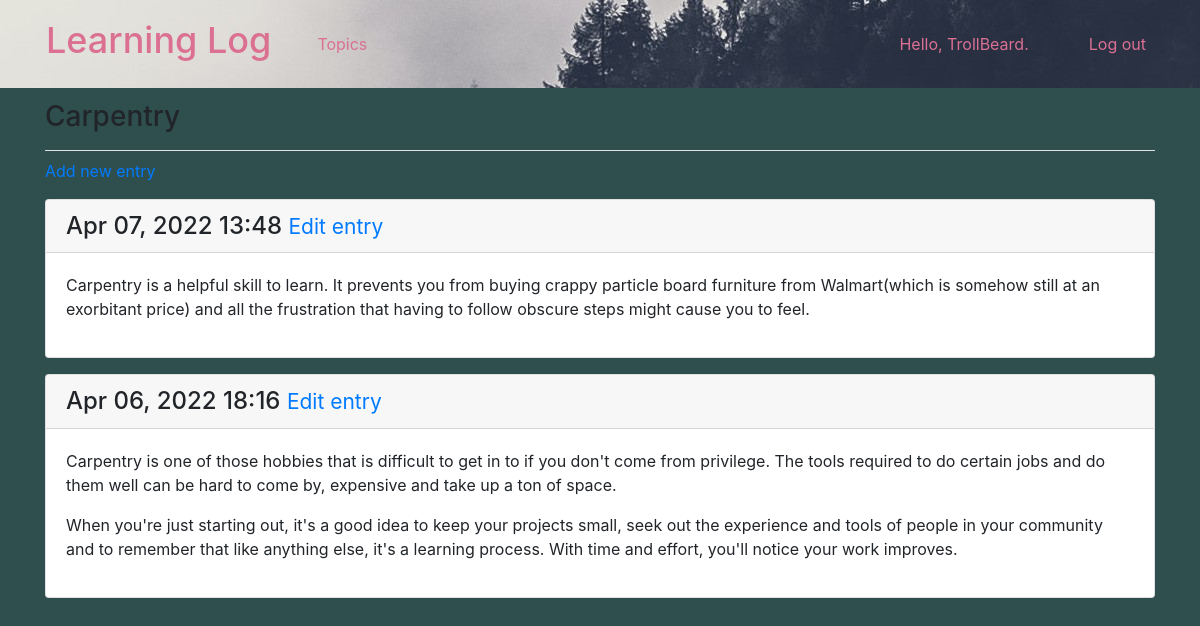
The page /topics/2/ (signed in) on the database its author committed.
### learning_logs/models.py (models this page shows, shortened)
class Topic(models.Model):
	text = models.CharField(max_length = 200)
	date_added = models.DateTimeField(auto_now_add = True)
	owner = models.ForeignKey(User, on_delete=models.CASCADE)
	def __str__(self):
		return self.text

class Entry(models.Model):
	topic = models.ForeignKey(Topic, on_delete=models.CASCADE)
	text = models.TextField()
	date_added = models.DateTimeField(auto_now_add=True)
	class Meta:
		verbose_name_plural = 'entries'

### learning_logs/views.py (the view)
# urls.py: path('topics/<int:topic_id>/', views.topic, name='topic'),
@login_required
def topic(request, topic_id):
	topic = Topic.objects.get(id=topic_id)
	if topic.owner != request.user:
		raise Http404
	entries = topic.entry_set.order_by('-date_added')
	context = {'topic': topic, 'entries' :entries}
	return render(request, 'learning_logs/topic.html', context)

### learning_logs/templates/learning_logs/topic.html
{% extends 'learning_logs/base.html' %}
{% block page_header %}
  <h3>{{topic}}</h3>
{% endblock page_header %}
{% block content %}
  <p>
  	<a href="{% url 'learning_logs:new_entry' topic.id %}">Add new entry</a>
  </p>
  {% for entry in entries %}
    <div class="card mb-3">
      <h4 class="card-header">
        {{ entry.date_added|date:'M d, Y H:i' }}
        <small><a href="{% url 'learning_logs:edit_entry' entry.id %}">Edit entry</a></small>
      </h4>
      <div class="card-body">
        {{ entry.text|linebreaks }}
      </div>
    </div>
  {% empty %}
    <p>There are no entries for this topic yet.</p>
  {% endfor %}
{% endblock content %}

### learning_logs/templates/learning_logs/base.html (shortened to what this page needs)
{% load bootstrap4 %}
{% load static %}
<!doctype html>
<html lang="en">
<head>
<link rel="stylesheet" type="text/css" href="{% static 'learning_logs/custom.css' %}">
  {% bootstrap_css %}
</head>
<body>
  <nav class="navbar navbar-expand-md navbar-light bg-light mb-1 mynav">
	<a class="navbar-brand h1" style="color:palevioletred;font-size:36px" href="{% url 'learning_logs:index' %}">
	Learning Log </a>
   <div class="collapse navbar-collapse" id="navbarCollapse">
   	<ul class="navbar-nav mr-auto">
   	  <li class="nav-item">
   	  	<a class="nav-link" href="{% url 'learning_logs:topics'%}">
   	  	Topics</a></li>
   	</ul>
   	<ul class="navbar-nav ml-auto">
   	  {% if user.is_authenticated %}
   	   <li class="nav-item">
   	   	 <span class="navbar-text" style="color:palevioletred">Hello, {{ user.username }}.</span>
   	   </li>
   	   <li class="nav-item">
   	   	 <a class="nav-link" href="{% url 'users:logout' %}">Log out</a>
   	   </li>
   	  {% else %}
   	    <li class="nav-item">
   	      <a class="nav-link" href="{% url 'users:register' %}">Register</a>
   	    </li>
   	    <li class="nav-item">
   	      <a class="nav-link" href="{% url 'users:login' %}">Log in</a></li>
   	  {% endif %}
   	</ul>
  </div>
 </nav>
 <main role="main" class="container">
   <div class="pb-2 py-2 mb-2 border-bottom align-items-center justify-items-center">
      {% block page_header %}{% endblock page_header %}
   </div>
   <div>
     {% block content %}{% endblock content %}
   </div>
 </main>
</body>
</html>

### learning_logs/static/learning_logs/custom.css (style rules this page uses)
body { background: darkslategray !important }
.mynav { background-image: url(mountains.jpg); }
.navbar-light .navbar-nav .nav-link { color: palevioletred !important; }
.navbar-brand { margin-left: 30px; }
.nav-item { padding-right: 30px; }
.navbar-expand-md .navbar-nav .nav-link { padding-left: 30px !important; }

### rows shown on the page
Topic: text "Carpentry"
Entry: date_added "Apr 07, 2022 13:48", text "Carpentry is a helpful skill to learn. It prevents you from buying crappy particle board furniture from Walmart(which is somehow still at an exorbitant price) and all the frustration that having to follow obscure steps might cause you to feel."
Entry: date_added "Apr 06, 2022 18:16", text "Carpentry is one of those hobbies that is difficult to get in to if you don't come from privilege. The tools required to do certain jobs and do them well can be hard to come by, expensive and take up a ton of space. When you're just starting out, it's a good idea to keep your projects small, seek out the experience and tools of people in your community and to remember that like anything else, it's a learning process. With time and effort, you'll notice your work improves."

### other values the page prints
{{ user.username }} "TrollBeard"
